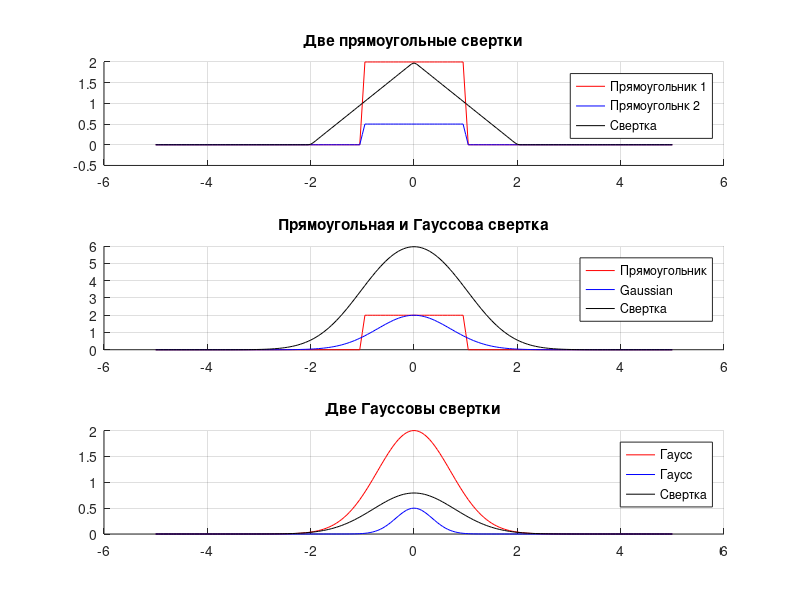

This chart was generated by the following MATLAB code:
function main()
% Исходные параметры
tt = 2.0;
sigma = 1.0;
mult = 5;
t = -mult:0.05:mult;

% Импульсы
x1 = [rect_impulse(t,1.0,tt) zeros(1,length(t))];
x2 = [gaussian_impulse(t,tt,sigma) zeros(1,length(t))];
x3 = [rect_impulse(t,tt/2,0.5) zeros(1,length(t))];
x4 = [gaussian_impulse(t,0.5,sigma/2) zeros(1,length(t))];

% Свертка (фурье-образ свертки равен произведению фурье-образов функций)
y1 = ifft(fft(x1).*fft(x2))*0.05;
y2 = ifft(fft(x1).*fft(x3))*0.05;
y3 = ifft(fft(x2).*fft(x4))*0.05;

% Нормализация свертки
start = fix((length(y1)-length(t))/2);
y1 = y1(start+1:start+length(t));
y2 = y2(start+1:start+length(t));
y3 = y3(start+1:start+length(t));

figure;

subplot(3,1,1);
title('Две прямоугольные свертки');
hold on;
grid on;
plot(t, x1(1:201), 'r');
plot(t, x3(1:201), 'b');
plot(t, y2, 'k');
legend('Прямоугольник 1', 'Прямоугольнк 2', 'Свертка');

subplot(3,1,2);
title('Прямоугольная и Гауссова свертка');
hold on;
grid on;
plot(t, x1(1:201), 'r');
plot(t, x2(1:201), 'b');
plot(t, y1, 'k');
legend('Прямоугольник', 'Gaussian', 'Свертка');

subplot(3,1,3);
title('Две Гауссовы свертки');
hold on;
grid on;
plot(t, x2(1:201), 'r');
plot(t, x4(1:201), 'b');
wait = plot(t, y3, 'k');
legend('Гаусс', 'Гаусс', 'Свертка');

waitfor(wait);
end

% Rectangle impulse
function y = rect_impulse(x,T,A)
y = zeros(size(x));
y(abs(x) - T < 0) = A;
y(abs(x) == T) = A/2;
end

% Gaussian impulse
function y = gaussian_impulse(x,A,s)
y = A * exp(-(x/s).^2);
end